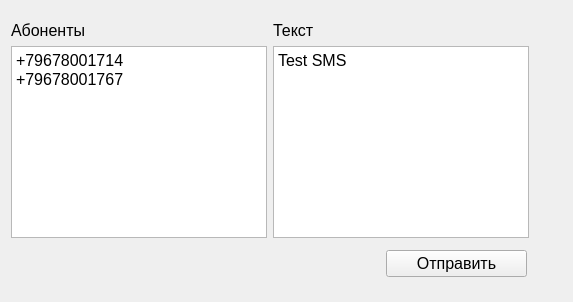
<?xml version="1.0" encoding="UTF-8"?>
<ui version="4.0">
 <class>Form</class>
 <widget class="QWidget" name="Form">
  <property name="geometry">
   <rect>
    <x>0</x>
    <y>0</y>
    <width>573</width>
    <height>302</height>
   </rect>
  </property>
  <property name="windowTitle">
   <string>Form</string>
  </property>
  <widget class="QLabel" name="label_1">
   <property name="geometry">
    <rect>
     <x>11</x>
     <y>21</y>
     <width>74</width>
     <height>19</height>
    </rect>
   </property>
   <property name="font">
    <font>
     <pointsize>12</pointsize>
    </font>
   </property>
   <property name="text">
    <string>Абоненты</string>
   </property>
  </widget>
  <widget class="QLabel" name="label_2">
   <property name="geometry">
    <rect>
     <x>273</x>
     <y>21</y>
     <width>41</width>
     <height>19</height>
    </rect>
   </property>
   <property name="font">
    <font>
     <pointsize>12</pointsize>
    </font>
   </property>
   <property name="text">
    <string>Текст</string>
   </property>
  </widget>
  <widget class="QPushButton" name="pushButton">
   <property name="geometry">
    <rect>
     <x>386</x>
     <y>250</y>
     <width>141</width>
     <height>27</height>
    </rect>
   </property>
   <property name="font">
    <font>
     <pointsize>12</pointsize>
    </font>
   </property>
   <property name="text">
    <string>Отправить</string>
   </property>
  </widget>
  <widget class="QPlainTextEdit" name="plainTextEdit">
   <property name="geometry">
    <rect>
     <x>11</x>
     <y>46</y>
     <width>256</width>
     <height>192</height>
    </rect>
   </property>
   <property name="font">
    <font>
     <pointsize>12</pointsize>
    </font>
   </property>
   <property name="plainText">
    <string>+79678001714
+79678001767</string>
   </property>
  </widget>
  <widget class="QPlainTextEdit" name="plainTextEdit_2">
   <property name="geometry">
    <rect>
     <x>273</x>
     <y>46</y>
     <width>256</width>
     <height>192</height>
    </rect>
   </property>
   <property name="font">
    <font>
     <pointsize>12</pointsize>
    </font>
   </property>
   <property name="plainText">
    <string>Test SMS</string>
   </property>
  </widget>
 </widget>
 <resources/>
 <connections/>
</ui>
